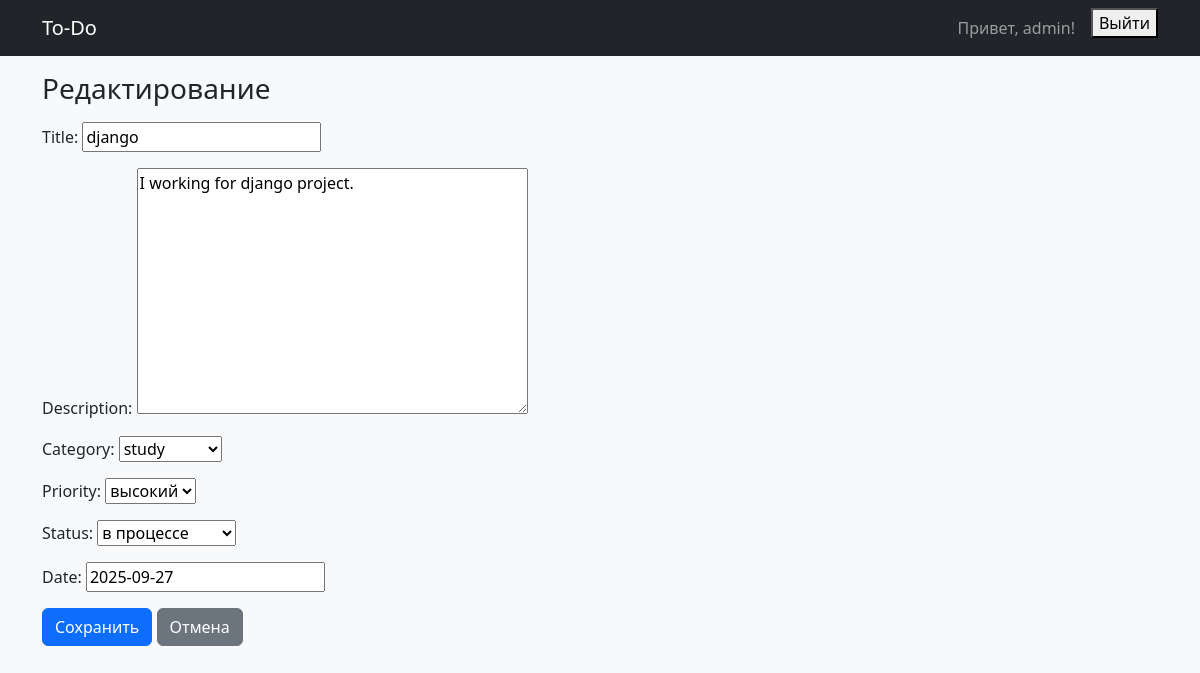
The page /tasks/3/edit/ (signed in) on the database as committed earlier.
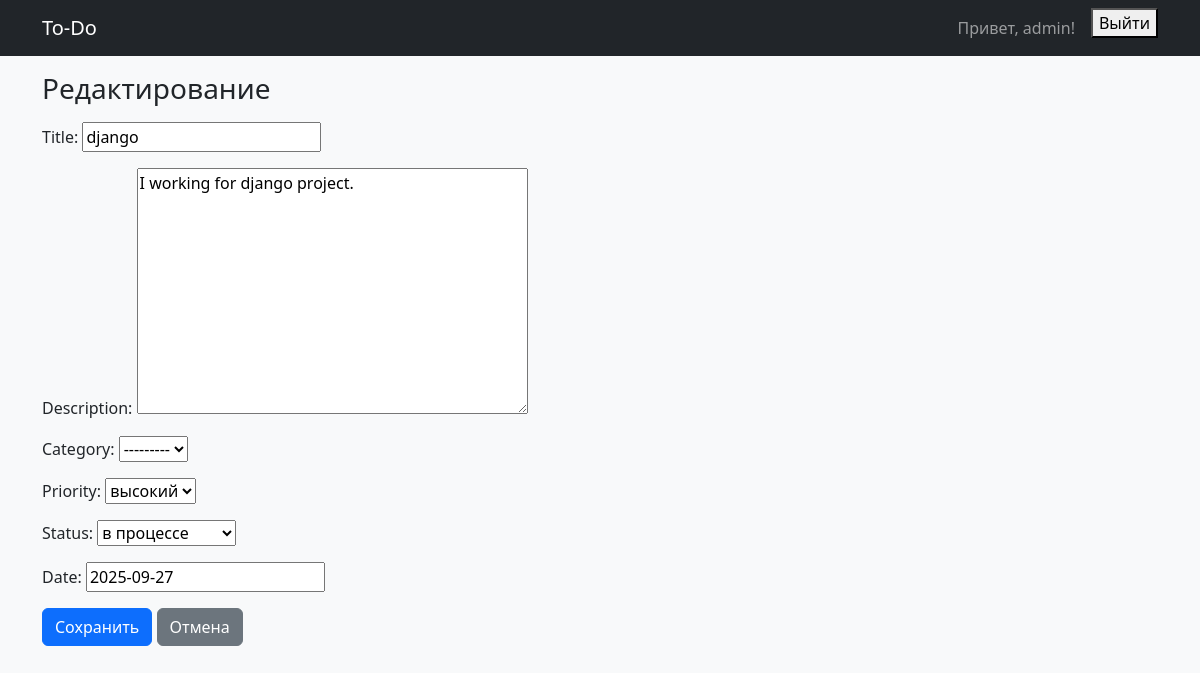
The same page on the database as committed later.
### task/models.py (models this page shows, shortened)
class Task(models.Model):
    class Status(models.TextChoices):
        TODO = 'todo', 'к выполнению'
        IN_PROGRESS = 'in_progress', 'в процессе'
        DONE = 'done', 'Сделано'
    class Priority(models.IntegerChoices):
        LOW = 1, 'низкий'
        MEDIUM = 2, 'средний'
        HIGH = 3, 'высокий'
    title = models.CharField(max_length=200)
    owner = models.ForeignKey(
        settings.AUTH_USER_MODEL,
        on_delete=models.CASCADE,
        related_name='tasks'
    )
    description = models.TextField(blank=True)
    category = models.ForeignKey(
        Category, null=True, blank=True,
        on_delete=models.SET_NULL, related_name='tasks'
    )
    status = models.CharField(max_length=20, choices=Status.choices,
                              default=Status.TODO
                              )
    priority = models.IntegerField(choices=Priority.choices,
                                   default=Priority.MEDIUM)
    date = models.DateField(null=True, blank=True)
    create_at = models.DateTimeField(auto_now_add=True)
    update_at = models.DateTimeField(auto_now=True)
    class Meta:
        ordering = ['status', '-priority', 'date', '-create_at']

### task/views.py (the view, shortened to what this page needs)
# urls.py: path('tasks/<int:pk>/edit/', TaskUpdateView.as_view(), name='task_edit'),
class TaskUpdateView(LoginRequiredMixin, UpdateView):
    model = Task
    form_class = TaskForm
    success_url = reverse_lazy('task:task_list')
    template_name = 'task/task_form.html'
    def get_queryset(self):
        return Task.objects.filter(owner=self.request.user)

### task/forms.py (shortened to what this page needs)
class TaskForm(forms.ModelForm):
    class Meta:
        model = Task
        fields =['title', 'description', 'category', 'priority', 'status', 'date']

### task/models.py (called while the page is built)
    def __str__(self):
        return self.name

### task/templates/task/task_form.html (shortened to what this page needs)
{% extends 'base.html' %}
{% block content %}
<h1 class="h3 mb-3">{% if object %}Редактирование{% else %}Новая задача{% endif %}</h1>
<form method="post">
  {{ form.as_p }}
  <button class="btn btn-primary" >Сохранить</button>
  <a class="btn btn-secondary" href="{% url 'task:task_list' %}">Отмена</a>
</form>
{% endblock %}

Rows that differ between the two databases and show on the page:
changed Task "django": category "study" → "---------"
